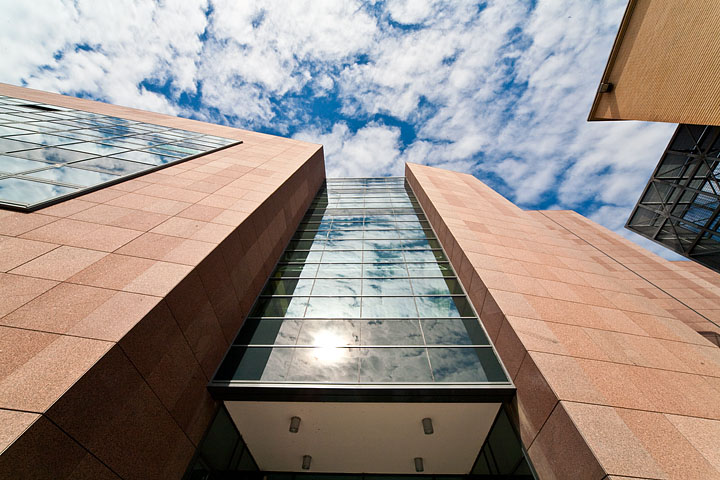
#> input picture Image processing and computer vision/lab4/images/Poli.jpg, 720 x 480 px, given in place of the camera
$ python es1.py   (older library calls are emulated)
#> lines starting #> are read from the running program, lines starting #| are printed output that depends on the picture
#> in grab_frame, frame is the input picture: shape (480, 720, 3); mean B, G, R 135.4, 142, 154.1
import cv2
import matplotlib.pyplot as plt
import numpy
import numpy as np


def edge_detection(frame): #CANNY
    blur = cv2.GaussianBlur(frame, (5, 5), 0) #in realtà è gia previsto da algoritmo CANNY
    bordi = cv2.Canny(blur, 0, 200) #dentro la soglia ho px connessi; se aumenti delta tra le soglie
    #a contrasto piu alto nelle immmagini avrai meno px connessi, che vengon buttagti a 0
    return bordi

def edge_detection_sobel(frame):
    blur = cv2.GaussianBlur(frame, (5, 5), 0)
    window_name = ('Sobel- Simple Edge Detector')
    scale = 1
    delta = 0
    ddepth = cv2.CV_16S
    gray = cv2.cvtColor(frame, cv2.COLOR_BGR2GRAY)
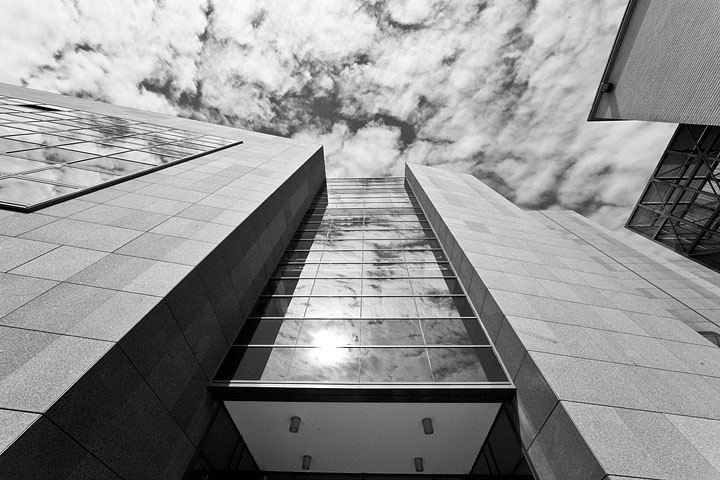
#> gray: shape (480, 720); min 0, max 255, mean 144.9
    grad_x = cv2.Sobel(gray, ddepth, 1, 0, ksize=3, scale=scale, delta=delta, borderType=cv2.BORDER_DEFAULT)
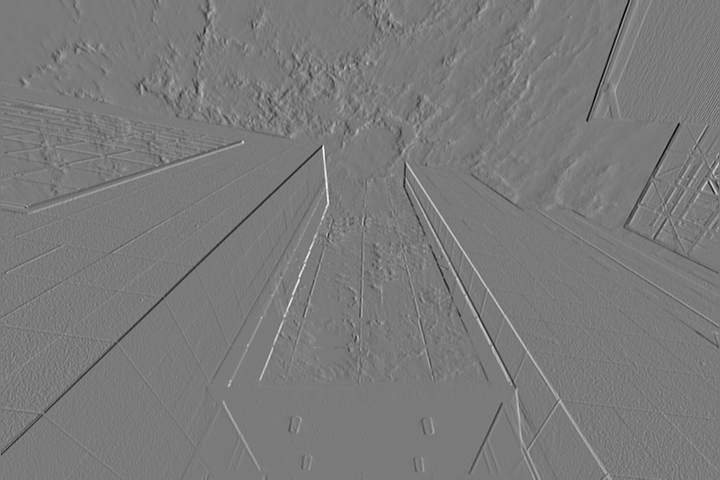
#> grad_x: shape (480, 720) int16; min -816, max 877, mean -0.6; drawn with min black and max white
    grad_y = cv2.Sobel(gray, ddepth, 0, 1, ksize=3, scale=scale, delta=delta, borderType=cv2.BORDER_DEFAULT)
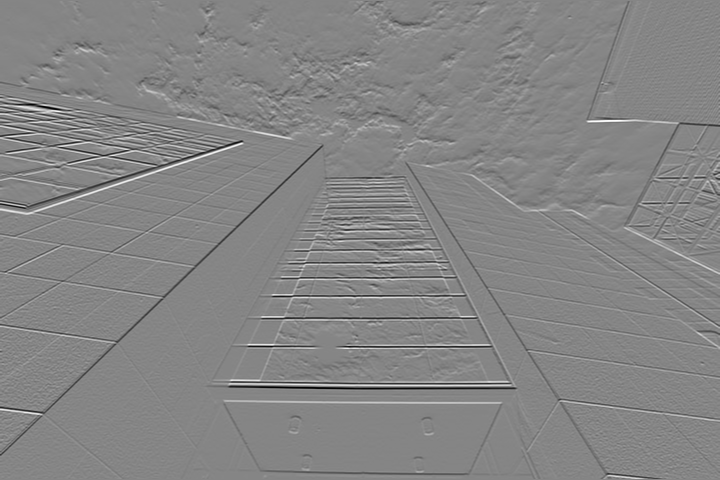
#> grad_y: shape (480, 720) int16; min -1015, max 921, mean -2.8; drawn with min black and max white
    abs_grad_x = cv2.convertScaleAbs(grad_x)
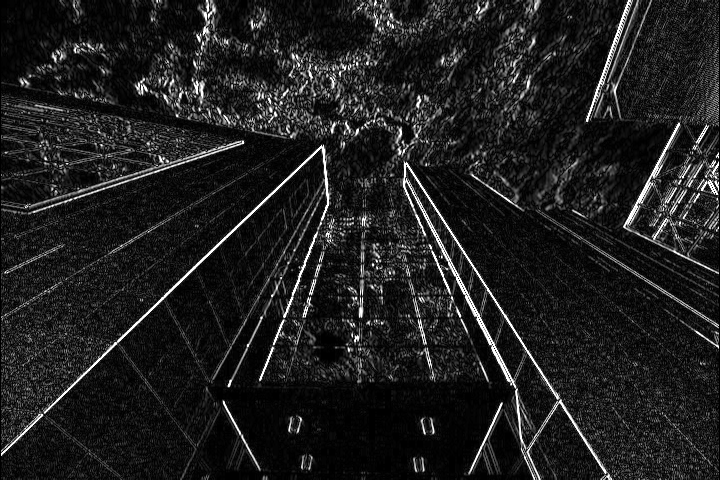
#> abs_grad_x: shape (480, 720); min 0, max 255, mean 31.1
    abs_grad_y = cv2.convertScaleAbs(grad_y)
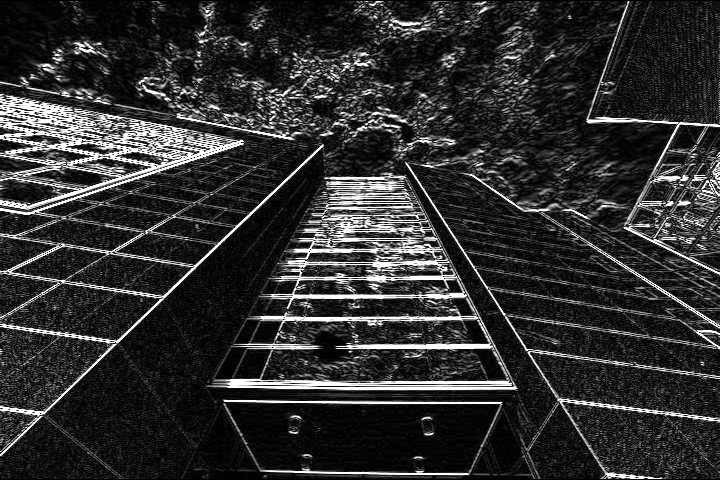
#> abs_grad_y: shape (480, 720); min 0, max 255, mean 47.7
    grad = cv2.addWeighted(abs_grad_x, 0.5, abs_grad_y, 0.5, 0)
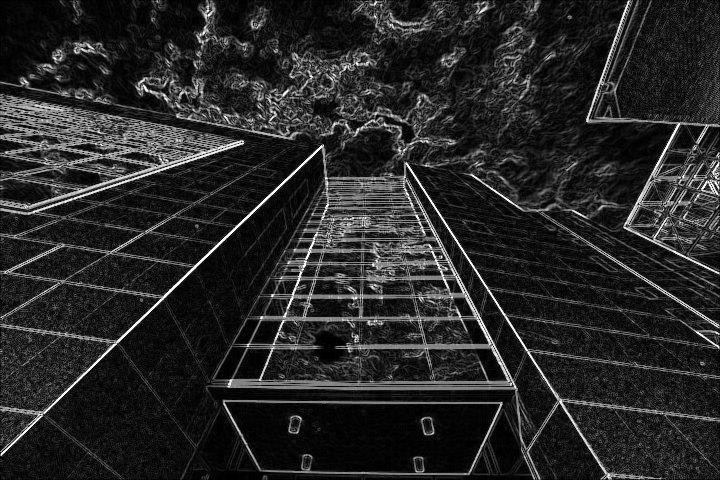
#> grad: shape (480, 720); min 0, max 255, mean 39.4
    return grad

def grab_frame(cap):
    """
    Method to grab a frame from the camera
    :param cap: the VideoCapture object
    :return: the captured image
    """
    ret, frame = cap.read()  #ritorno frame + bool se letto
    frame_gaussian_sobel = edge_detection_sobel(frame) #applico gaussian blur + sobel
    frame_gaussian_Canny = edge_detection(frame)
#> in edge_detection, `bordi = cv2.Canny(blur, 0, 200)`:
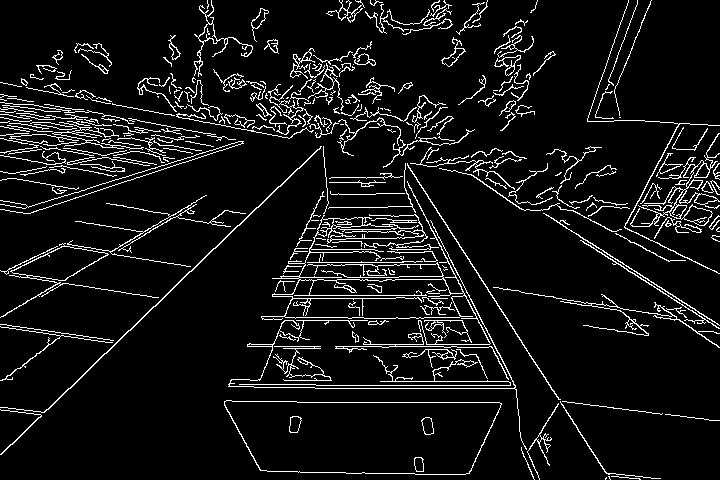
#> bordi: shape (480, 720); 7.6% white in thin lines or dots
    return frame_gaussian_sobel

def add_logo(frame):
    location = "images/logo_poli.jpg"
    img = cv2.imread(location)
    #metodo 1
    if img is not None :
        print(img.shape)  # 194, 194 (logo)    ;    480, 640 (frame)
        spazio = tuple(numpy.subtract(frame.shape, img.shape)) #286 * 446
        frame[spazio[0]:frame.shape[0], spazio[1]: frame.shape[1]] = img
    return frame


def handle_close(event, cap):
    """
    Handle the close event of the Matplotlib window by closing the camera capture
    :param event: the close event
    :param cap: the VideoCapture object to be closed
    """
    cap.release()


def bgr_to_rgb(image):
    """
    Convert a BGR image into grayscale
    :param image: the BGR image
    :return: the same image but in grayscale
    """
    return cv2.cvtColor(image, cv2.COLOR_BGR2RGB)


def main():
    # init the camera
    cap = cv2.VideoCapture(0) #open video stream , inizializzo
    # enable Matplotlib interactive mode, finestra interattiva
    plt.ion()
    # create a figure to be updated, riquadro creato
    fig = plt.figure()
    fig.canvas.mpl_connect("close_event", lambda event: handle_close(event, cap))


    # ACQUISISCO PRIMO FRAME
    ax_img = None
    while cap.isOpened():   #true se cattura inizializzata
        # get the current frame
        frame = grab_frame(cap) #richiama read
        #print(frame.shape) # 640*480 il frame è la grandezza della finestra, vuota
        if ax_img is None:
            # convert the current (first) frame in grayscale
            ax_img = plt.imshow(bgr_to_rgb(frame), "gray")
            plt.axis("off")  # hide axis, ticks, ...
            plt.title("Camera Capture")
            # show the plot!
            plt.show()
        else:
            #ACQUISISCO FRAME SUCCESSIVI
            ax_img.set_data(bgr_to_rgb(frame))
            # update the figure associated to the shown plot
            fig.canvas.draw()
            fig.canvas.flush_events()
            plt.pause(1 / 30)  # pause: 30 frames per second


if __name__ == "__main__":
    try:
        main()
    except KeyboardInterrupt:
        exit(0)
